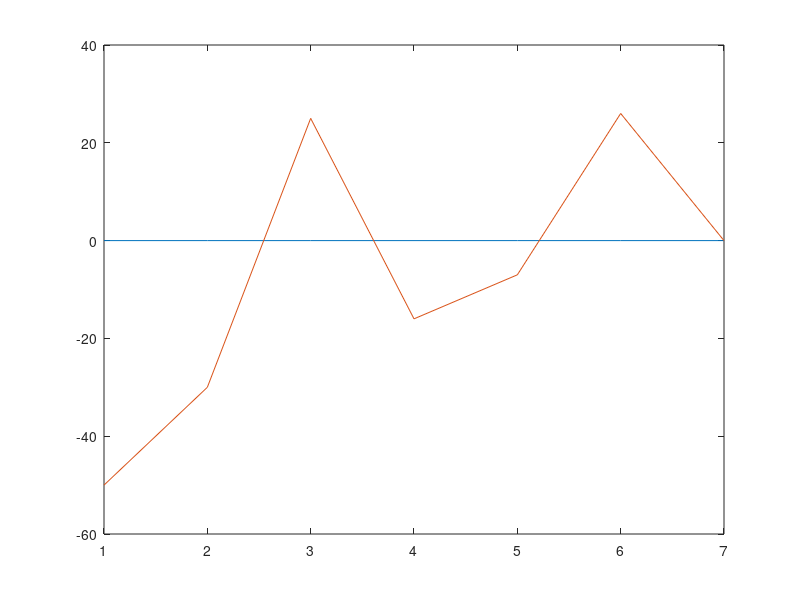

Recreate this plot in MATLAB.
clc, clear, close all

% Matlab stands for "Matrix Laboratory"

%% Vectors
% Indexs start from 1
myFirstVector = [5, 2, 3, 8, 10];
myFirstVector(3);
myFirstVector(1);

% Colon vector gives control over incrementation over start and end
% To create a vector with parameters you can set start:step:end
% or just start:end 
oneToTenVector = -10:2:8;

% Linspace gives you control over the quantity of points from start to end
% The linspace(start, end, how many numbers) function generates 100 evenly 
% linear spaced numbers in a vector, unless the amount of numbers is specified
oneToOneThou = linspace(1, 1000);

%% Arithmetic with Vectors
firstVector = [1, 2, 3, 4];
secondVector = [1, 2, 3, 4];

%% Addition and Subtraction Two Vectors
addition = firstVector + secondVector;
subraction = firstVector - secondVector;

%% Arithmetic Operations between a Vector and a Number
additionWithNum = firstVector + 5;
subtractionWithNum = firstVector - 5;
multiplicationWithNum = firstVector * 5;
divisionWithNum = firstVector / 5;

%% Protein Intake Example
recommendedProteinIntake = 150;
proteinWeekOne = [100, 120, 175, 134, 143, 176, 150];
difference = proteinWeekOne - recommendedProteinIntake;

% Visualize Vector Data
plot(1:7, zeros(1, 7))
hold on
plot(difference)

%% Element by Element Operations
% Multiply, Div, Power on  Elements in Vector, must add a "." in front of a vector operator
% Both vectors must be of the same size for arithmetic on vectors
multi = firstVector .* secondVector;
division = firstVector ./ secondVector;
powers = firstVector .^ secondVector;

%% Dot and Cross Products Between Two Vectors
% Vectors to work with
vectorOne = [1, 2, 3];
vectorTwo = [3, 5, 4];

%% Dot Product
% projection that one vector has in the direction of the other
dotProductV1 = vectorOne * vectorTwo';
dotProductV2 = dot(vectorOne, vectorTwo);

%% Cross Product
% get third vector that is perpendicular to the two vectors
crossProduct = cross(vectorOne, vectorTwo);

%% Extracting, Modyfying, and selecting Subvectors
CollectedData = [5, 2, 9, 4, 5, 6, 7, 8];
lessCollectedData = [1, 2, 3, 4];

%% Extraction of Subvectors
firstThreeEl = [CollectedData(1), CollectedData(2), CollectedData(3)];
newFirstThreeEl = CollectedData(1:3);
subVectorToEnd = CollectedData(4:end) .* 3;

%% Selection of Subvectors
CollectedData(2:5) = CollectedData(2:5) .* 3;
CollectedData(1:4) = CollectedData(1:4) + lessCollectedData;

%% Concatenating Vectors
vectorA = [2, 4, 5, 6, 1, 2, 3, 4];
vectorB = [3, 4, 5, 2];
vectorC = [8, 5, 6, 5, 3];

% Appending vector
mainVector = [vectorA, vectorB];
mainVector = [mainVector, vectorC];

% Appending vector value
mainVector = [mainVector, 1];

%% Length and Sum of Vectors
vector1 = [2, 4, 5, 6, 1, 2, 3, 4];
smallVector = [3, 4, 5, 2];

% Length() will return the amount of elements in the vector
numOfItems = length(vector1);
length(smallVector);

% Sum() will return the product of all the elements in the vector
sumOfItems = sum(vector1);
sum(smallVector);

% Average
average = sumOfItems / numOfItems;

addingTwoVectors = firstVector(1:length(smallVector)) + smallVector

%% Adding Vectors of different sizes
% Selecting subvectors based on vector length
startIndex = 3;
endIndex = startIndex + length(smallVector) - 1;
vector1(startIndex:endIndex) = vector1(startIndex:endIndex) + smallVector
